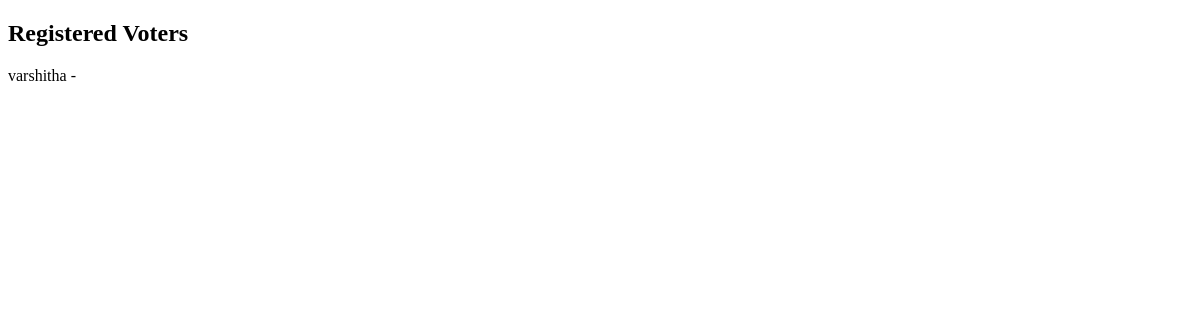
Page /voters/list/ on the earlier database version.
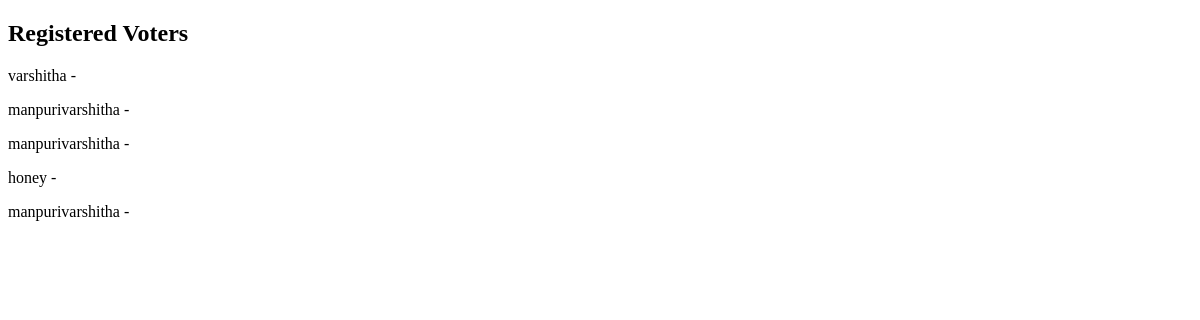
Same page on the later database version.
### apps/voters/models.py (models this page shows)
class Voter(models.Model):
    voter_id = models.CharField(max_length=50, unique=True)
    name = models.CharField(max_length=100)
    age = models.IntegerField()
    gender = models.CharField(max_length=10)
    has_voted = models.BooleanField(default=False)

### apps/voters/views.py (the view)
# urls.py: path('list/', views.voter_list, name='voter_list'),
def voter_list(request):
    voters = Voter.objects.all()
    return render(request, "voter_list.html", {"voters": voters})

### templates/voter_list.html (shortened to what this page needs)
<!DOCTYPE html>
<html>
<head>
</head>
<body>
<h2>Registered Voters</h2>
{% for v in voters %}
<p>{{v.name}} - {{v.aadhar}}</p>
{% endfor %}
</body>
</html>

Differences in the rows shown:
added Voter: name "manpurivarshitha"
added Voter: name "manpurivarshitha"
added Voter: name "honey"
added Voter: name "manpurivarshitha"
